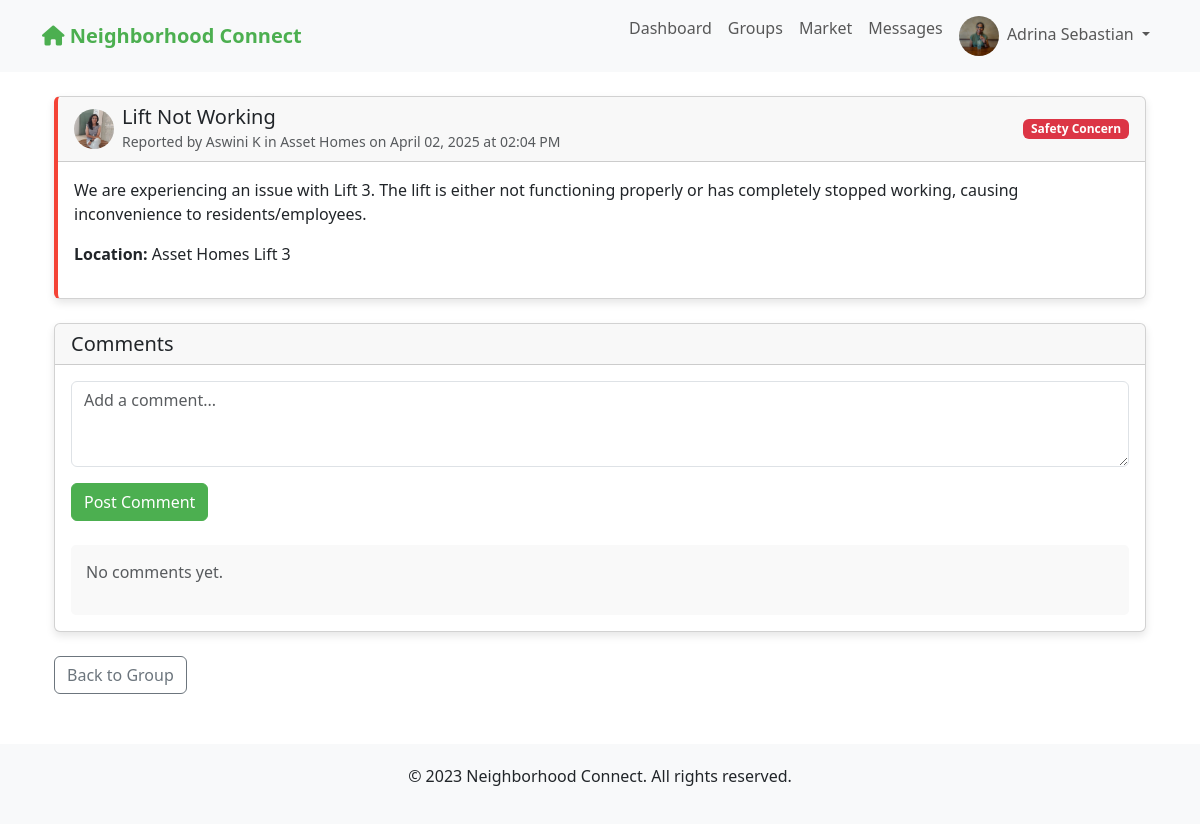
The app's page /group/1/incident/1 (signed in), older data.
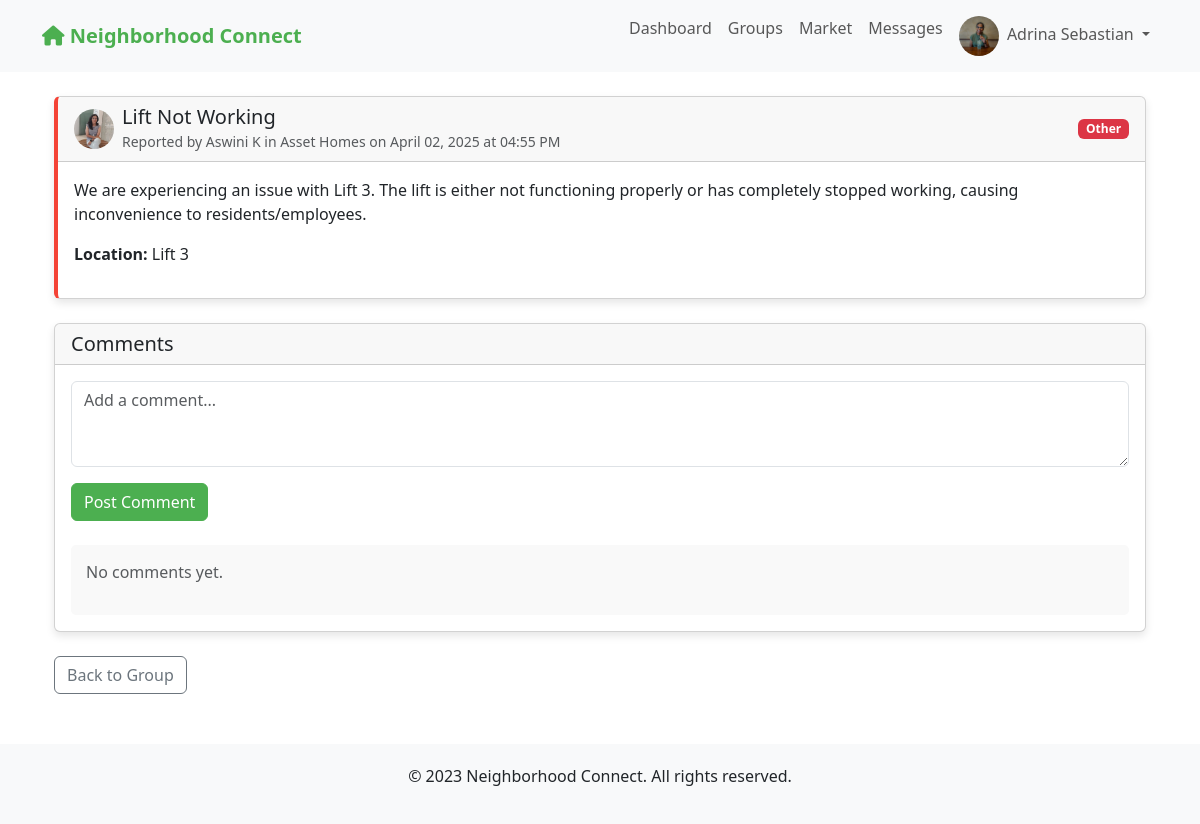
The same page, newer data.
### app.py (models this page shows)
class GroupIncident(db.Model):
    id = db.Column(db.Integer, primary_key=True)
    title = db.Column(db.String(200), nullable=False)
    description = db.Column(db.Text, nullable=False)
    incident_type = db.Column(db.String(50), nullable=False)
    location = db.Column(db.String(200), nullable=False)
    image = db.Column(db.String(200))
    created_at = db.Column(db.DateTime, default=datetime.utcnow)
    user_id = db.Column(db.Integer, db.ForeignKey('user.id'), nullable=False)
    group_id = db.Column(db.Integer, db.ForeignKey('group.id'), nullable=False)
    user = db.relationship('User', backref='group_incidents')
    group = db.relationship('Group', backref='group_incidents')  # This was missing
    comments = db.relationship('GroupIncidentComment', backref='incident', cascade="all, delete-orphan")

### app.py (the view)
@app.route('/group/<int:group_id>/incident/<int:incident_id>')
@login_required
def view_group_incident(group_id, incident_id):
    group = Group.query.get_or_404(group_id)
    incident = GroupIncident.query.get_or_404(incident_id)
    if incident.group_id != group.id:
        abort(404)
    if not GroupMember.query.filter_by(user_id=current_user.id, group_id=group.id).first():
        abort(403)
    return render_template('view_group_incident.html',
                         group=group,
                         incident=incident)

### app.py (called while the page is built)
@login_manager.user_loader
def load_user(user_id):
    return User.query.get(int(user_id))

### templates/view_group_incident.html (shortened to what this page needs)
{% extends "base.html" %}
{% block content %}
<div class="container mt-4">
    <div class="card incident-card mb-4">
        <div class="card-header d-flex justify-content-between align-items-center">
            <div class="d-flex align-items-center">
                <img src="{{ url_for('static', filename='uploads/' + incident.user.profile_pic) }}"
                     alt="Profile" class="profile-img me-2">
                <div>
                    <h5 class="mb-0">{{ incident.title }}</h5>
                    <small class="text-muted">
                        Reported by {{ incident.user.name }} in {{ group.name }}
                        on {{ incident.created_at.strftime('%B %d, %Y at %I:%M %p') }}
                    </small>
                </div>
            </div>
            <span class="badge bg-danger">{{ incident.incident_type }}</span>
        </div>
        <div class="card-body">
            <p class="card-text">{{ incident.description }}</p>
            <p><strong>Location:</strong> {{ incident.location }}</p>
        </div>
    </div>
    <div class="card mb-4">
        <div class="card-header">
            <h5 class="mb-0">Comments</h5>
        </div>
        <div class="card-body">
            <form method="POST" action="{{ url_for('add_group_incident_comment', incident_id=incident.id) }}" class="mb-4">
                <div class="mb-3">
                    <textarea class="form-control" name="content" rows="3"
                              placeholder="Add a comment..." required></textarea>
                </div>
                <button type="submit" class="btn btn-primary">Post Comment</button>
            </form>
            <div class="comment-section">
                {% for comment in incident.comments|sort(attribute='created_at', reverse=True) %}
                    <div class="comment mb-3">
                        <div class="d-flex align-items-center mb-2">
                            <img src="{{ url_for('static', filename='uploads/' + comment.user.profile_pic) }}"
                                 alt="Profile" class="profile-img me-2">
                            <div>
                                <h6 class="mb-0">{{ comment.user.name }}</h6>
                                <small class="text-muted">
                                    {{ comment.created_at.strftime('%B %d, %Y at %I:%M %p') }}
                                </small>
                            </div>
                        </div>
                        <p class="mb-0">{{ comment.content }}</p>
                    </div>
                {% else %}
                    <p class="text-muted">No comments yet.</p>
                {% endfor %}
            </div>
        </div>
    </div>
    <a href="{{ url_for('view_group', group_id=group.id) }}" class="btn btn-outline-secondary">
        Back to Group
    </a>
</div>
{% endblock %}

Row changes from the older to the newer data that the page shows:
changed GroupIncident "Lift Not Working": created_at "April 02, 2025 at 02:04 PM" → "April 02, 2025 at 04:55 PM"; incident_type "Safety Concern" → "Other"; location "Asset Homes Lift 3" → "Lift 3"
